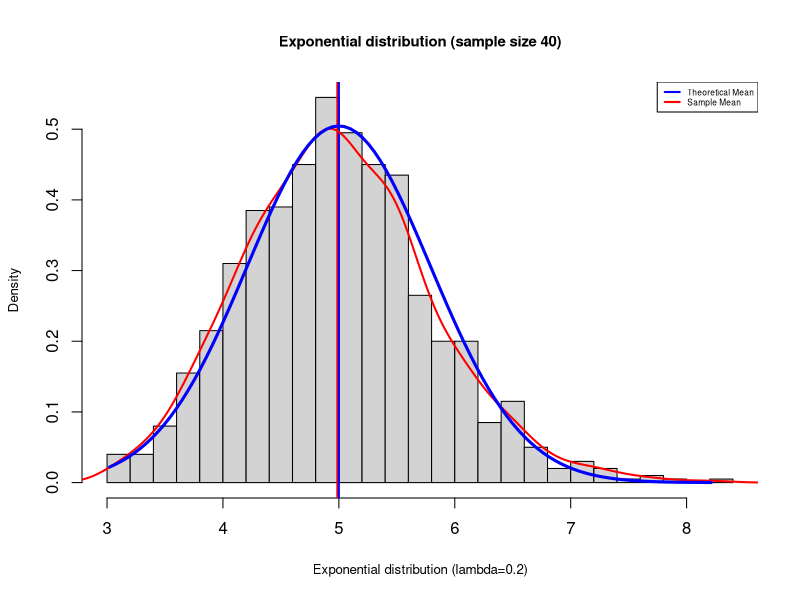

Recreate this plot in R. (Note: this script raises an error after producing the figure.)
## ---- chunk 1
run.simulations <- function (nexp = 40, lambda = 0.2, nsim = 1000) {
  v <- rowMeans(matrix(rexp(nsim*nexp, rate=lambda), nsim, nexp))
  return(v)
  }
set.seed(1000)
dat <- run.simulations()
## ---- chunk 2
figure <- function(x, lambda=0.2, nexp=40, breaks=20, main=main, xlab=xlab) {
  mean.theoretical <- 1/lambda # exponential distribution
  sd.theoretical <- 1/lambda # exponential distribution
  par(cex.main=0.9, cex.lab=0.8)
  hist(x, prob=TRUE, breaks=breaks, main=main, xlab=xlab)
  abline(v=mean(x), col="red", lwd=2)   # sample mean
  abline(v=1/lambda, col="blue", lwd=2) # theroretical mean
  lines(density(x), col="red", lwd=2)   # sample density
  curve(dnorm(x, mean.theoretical, sd.theoretical/sqrt(nexp)), min(x), max(x),
    col="blue", add=TRUE, lwd=3)        # theoretical density
  #rug(quantile(dat), col="red", lwd=2)
  legend("topright", c("Theoretical Mean", "Sample Mean"),
    col=c("blue", "red"), lty=c(1, 1), lwd=c(2, 2), cex=0.5)
  }

figure(dat, lambda=0.2, nexp=40, breaks=20, main="Exponential distribution (sample size 40)", xlab="Exponential distribution (lambda=0.2)")
## ---- chunk 3
lambda <- 0.2
mean.theoretical <- 1/lambda
mean.sample <- mean(dat)
## ---- chunk 4
variance.theoretical <- ((1/lambda)^2)/nexp
variance.sample <- var(dat)
## ---- chunk 5
par(mfrow=c(1, 2)); figure(dat, lambda=0.2, nexp=40, breaks=20, main="Sample size 40", xlab="Exponential distribution (lambda=0.2)")
dat2 <- run.simulations(nexp=1000); figure(dat2, lambda=0.2, nexp=1000, breaks=20, main="Sample size 1000", xlab="Exponential distribution (lambda=0.2)")
## ---- chunk 6
par(mfrow=c(1, 2),  mar=c(1, 1, 1, 1), cex.main=0.9, cex.lab=0.8)
qqnorm(dat, main = "QQ-Plot (sample size 40)", xlab = "Theoretical Quantiles",
  ylab = "Sample Quantiles", plot.it = TRUE, datax = FALSE)
qqline(dat, col="red")
qqnorm(dat2, main = "QQ-Plot (sample size 1000)", xlab = "Theoretical Quantiles",
  ylab = "Sample Quantiles", plot.it = TRUE, datax = FALSE)
qqline(dat2, col="blue")
